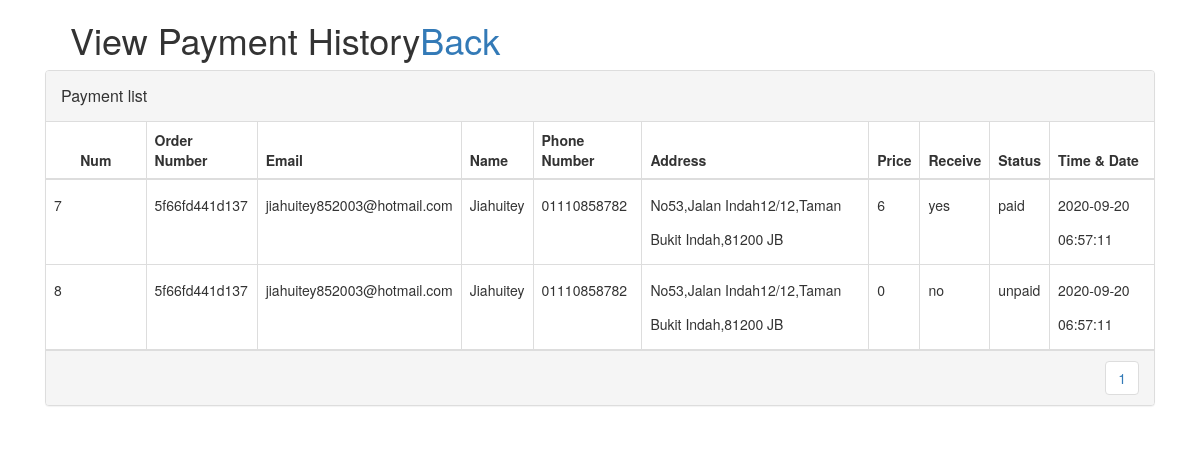
Page /Superadmin/viewPayhistory.php on the earlier database version.
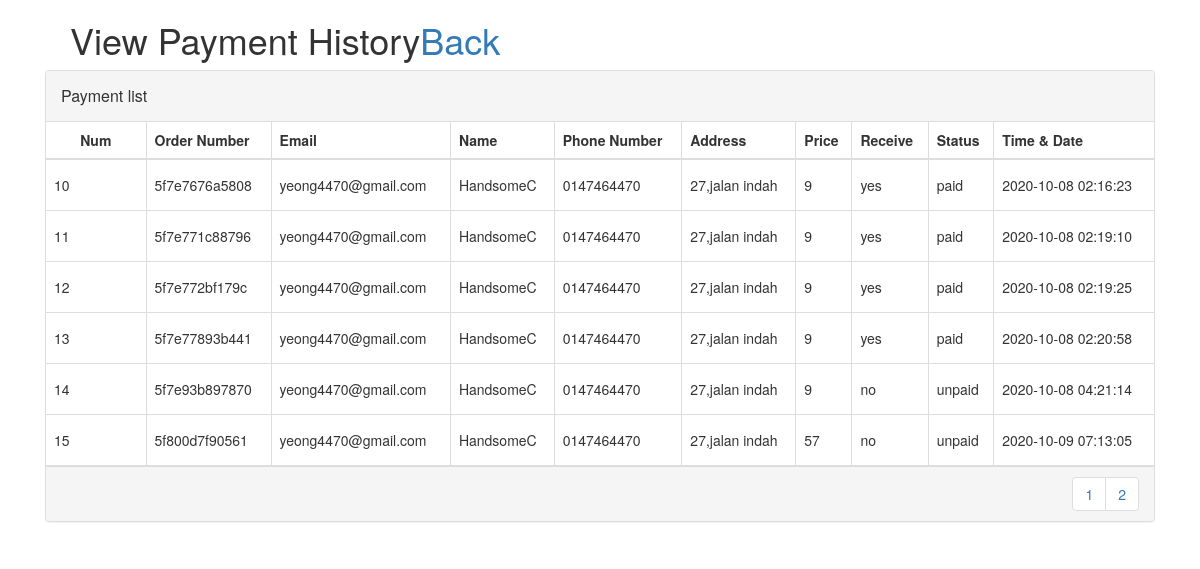
Same page on the later database version.
### tables this page shows
CREATE TABLE `payment` (
  `id` int(11) NOT NULL,
  `order_id` varchar(255) NOT NULL,
  `email` varchar(255) NOT NULL,
  `Name` varchar(255) NOT NULL,
  `PhoneNo` varchar(255) NOT NULL,
  `Address` varchar(255) NOT NULL,
  `price` int(255) NOT NULL,
  `time_date` timestamp NOT NULL DEFAULT current_timestamp(),
  `payment_way` varchar(255) NOT NULL,
  `status` varchar(255) NOT NULL,
  `receive` varchar(255) NOT NULL
);

### Superadmin/viewPayhistory.php (the view, shortened to what this page needs)
<!DOCTYPE html>
<html>
<head>
    <link href="//maxcdn.bootstrapcdn.com/bootstrap/4.1.1/css/bootstrap.min.css" rel="stylesheet" id="bootstrap-css">
    <link href="//maxcdn.bootstrapcdn.com/bootstrap/3.3.0/css/bootstrap.min.css" rel="stylesheet" id="bootstrap-css">
    <link href="https://cdnjs.cloudflare.com/ajax/libs/font-awesome/4.4.0/css/font-awesome.min.css" rel='stylesheet' type='text/css'>
    <link href="../css/table.css" rel='stylesheet' type='text/css'>
</head>
<?php
require('../database/mysql.php');
$results_per_page = 6;
$sql='SELECT * FROM payment';
$result = mysqli_query($conn, $sql);
$number_of_results = mysqli_num_rows($result);
$number_of_pages = ceil($number_of_results/$results_per_page);
if (!isset($_GET['page'])) {
  $page = 1;
} else {
  $page = $_GET['page'];
}
$this_page_first_result = ($page-1)*$results_per_page;
$sql='SELECT * FROM payment LIMIT ' . $this_page_first_result . ',' .  $results_per_page;
$result = mysqli_query($conn, $sql);
?>
<div class="container">
    <div class="row">
    <h1> &nbsp;&nbsp;&nbsp;&nbsp;View Payment History</h1>
    <h1 style=" text-align: right;"><a href="view.php"  >Back</a></h1>
        <div class="col-md-12 col-md-offset-0">
            <div class="panel panel-default panel-table">
              <div class="panel-heading">
                <div class="row">
                  <div class="col col-xs-6">
                    <h3 class="panel-title">Payment list</h3>
                  </div>
                  <div class="col col-xs-6 text-right">
                  </div>
                </div>
              </div>
              <div class="panel-body">
                <table class="table  table-bordered table-list">
                  <thead>
                    <tr>
                        <th>Num</th>
                        <th>Order Number</th>
                        <th>Email</th>
                        <th>Name</th>
                        <th>Phone Number</th>
                        <th>Address</th>
                        <th>Price</th>
                        <th>Receive</th>
                        <th>Status</th>
                        <th>Time & Date</th>
                    </tr>
                  </thead>
                  <tbody>
                          <tr>
                          <?php
                   while($row = mysqli_fetch_array($result)) {
                          ?>
                            <td><?php echo $row['id'];?></td>
                            <td><?php echo $row['order_id'];?></td>
                            <td><?php echo $row['email'];?></td>
                            <td><?php echo $row['Name'];?></td>
                            <td><?php echo $row['PhoneNo'];?></td>
                            <td><?php echo $row['Address'];?></td>
                            <td><?php echo $row['price'];?></td>
                            <td><?php echo $row['receive'];?></td>
                            <td><?php echo $row['status'];?></td>
                            <td><?php echo $row['time_date'];?></td>
                        </tr>
                          <?php
                            }
                          ?>
                        </tbody>
                </table>
              </div>
              <div class="panel-footer">
                <div class="row">
                  <div class="col col-xs-4">
                  </div>
                  <div class="col col-xs-8">
                    <ul class="pagination hidden-xs pull-right">
                      <?php
                      for ($page=1;$page<=$number_of_pages;$page++) {
                        echo ' <li><a href="viewPayhistory.php?page=' . $page . '">' . $page . '</a> </li> ';}
                        ?>
                    </ul>
                  </div>
                </div>
              </div>
</div></div></div>
</html>

### css/table.css (style rules this page uses)
.panel-table .panel-body { padding:0; }
.panel-table .panel-body .table-bordered { border-style: none; margin:0; }
.panel-table .panel-body .table-bordered > thead > tr > th:first-of-type { text-align:center; width: 100px; }
.panel-table .panel-body .table-bordered > thead > tr > th:last-of-type, .panel-table .panel-body .table-bordered > tbody > tr > td:last-of-type { border-right: 0px; }
.panel-table .panel-body .table-bordered > thead > tr > th:first-of-type, .panel-table .panel-body .table-bordered > tbody > tr > td:first-of-type { border-left: 0px; }
.panel-table .panel-body .table-bordered > tbody > tr:first-of-type > td { border-bottom: 0px; }
.panel-table .panel-body .table-bordered > thead > tr:first-of-type > th { border-top: 0px; }
.panel-table .panel-footer .pagination { margin:0; }
.panel-table .panel-footer .col { line-height: 34px; height: 34px; }
.panel-table .panel-heading .col h3 { line-height: 30px; height: 30px; }
.panel-table .panel-body .table-bordered > tbody > tr > td { line-height: 34px; }

Differences in the rows shown:
removed payment: id "7", order "5f66fd441d137", email "jiahuitey852003@hotmail.com", Name "Jiahuitey", PhoneNo "01110858782", Address "No53,Jalan Indah12/12,Taman Bukit Indah,81200 JB", price "6", receive "yes", status "paid", time_date "2020-09-20 06:57:11"
removed payment: id "8", order "5f66fd441d137", email "jiahuitey852003@hotmail.com", Name "Jiahuitey", PhoneNo "01110858782", Address "No53,Jalan Indah12/12,Taman Bukit Indah,81200 JB", price "0", receive "no", status "unpaid", time_date "2020-09-20 06:57:11"
added payment: id "10", order "5f7e7676a5808", email "yeong4470@gmail.com", Name "HandsomeC", PhoneNo "0147464470", Address "27,jalan indah", price "9", receive "yes", status "paid", time_date "2020-10-08 02:16:23"
added payment: id "11", order "5f7e771c88796", email "yeong4470@gmail.com", Name "HandsomeC", PhoneNo "0147464470", Address "27,jalan indah", price "9", receive "yes", status "paid", time_date "2020-10-08 02:19:10"
added payment: id "12", order "5f7e772bf179c", email "yeong4470@gmail.com", Name "HandsomeC", PhoneNo "0147464470", Address "27,jalan indah", price "9", receive "yes", status "paid", time_date "2020-10-08 02:19:25"
added payment: id "13", order "5f7e77893b441", email "yeong4470@gmail.com", Name "HandsomeC", PhoneNo "0147464470", Address "27,jalan indah", price "9", receive "yes", status "paid", time_date "2020-10-08 02:20:58"
added payment: id "14", order "5f7e93b897870", email "yeong4470@gmail.com", Name "HandsomeC", PhoneNo "0147464470", Address "27,jalan indah", price "9", receive "no", status "unpaid", time_date "2020-10-08 04:21:14"
added payment: id "15", order "5f800d7f90561", email "yeong4470@gmail.com", Name "HandsomeC", PhoneNo "0147464470", Address "27,jalan indah", price "57", receive "no", status "unpaid", time_date "2020-10-09 07:13:05"
Other differences:
new list line: "2"
